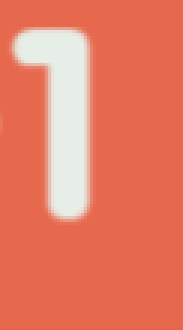
#> input picture minus1.png, 61 x 110 px, given in place of screen.png, which was not available (shown 3 times larger)
$ jupyter execute --allow-errors 'MX-Plus minus.ipynb'
#> lines starting #> are read from the running program, lines starting #| are printed output that depends on the picture; pictures that were not available may be replaced by others from this repository, and a replacement may not be noted
[cell 1]
import os
os.system("adb exec-out screencap -p > screen.png")

[cell 2]
from PIL import Image
import pyautogui as pg
from time import sleep
from pytesseract import image_to_string

[cell 3]
i=Image.open('screen.png')
#> i is the input picture: PIL image 61x110 RGBA; mean R, G, B, A 231, 124.2, 99.3, 255
ii=i
m1=Image.open("minus1.png")
p1=Image.open("plus1.png")
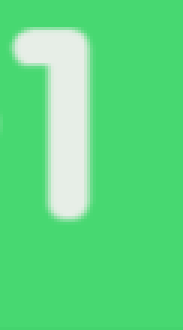
#> input picture plus1.png, 61 x 110 px (shown 3 times larger)
#> p1 is the input picture: PIL image 61x110 RGBA; mean R, G, B, A 94.2, 219.1, 130, 255
p2=Image.open("plus2.png")
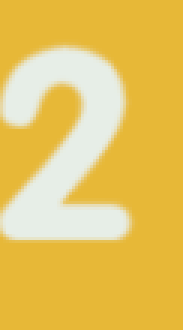
#> input picture plus2.png, 61 x 110 px (shown 3 times larger)
#> p2 is the input picture: PIL image 61x110 RGBA; mean R, G, B, A 231, 197.2, 98.3, 255
m2=Image.open("minus2.png")
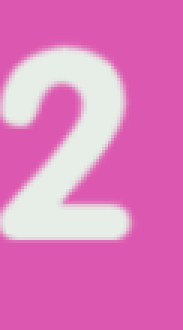
#> input picture minus2.png, 61 x 110 px (shown 3 times larger)
#> m2 is the input picture: PIL image 61x110 RGBA; mean R, G, B, A 222.7, 124.8, 189.4, 255

[cell 4]
width, height = i.size
#> width = 61; height = 110
#> (the rest of this cell did not finish here and is left out)
